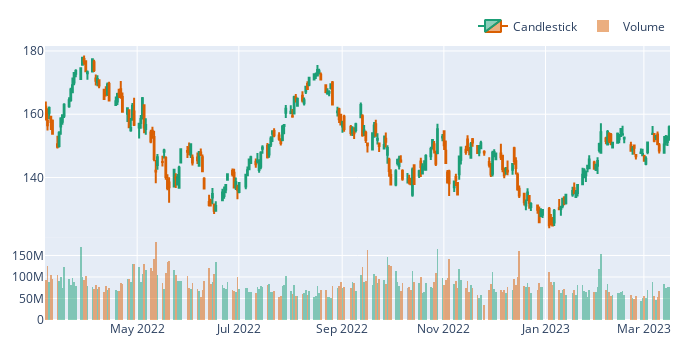

Here is the notebook cell this chart was saved with:
### Code cell
symbol = 'AAPL'
data = vbt.AlpacaData.download(symbol,
                               start='2022-3-05',
                               end='2023-3-16',
                               # limit=1000,
                               timeframe='1d').get()

inspect.signature(data.vbt.ohlcv.plot)
data.vbt.ohlcv.plot(plot_type='candlestick')

### Figure 1 — Plotly figure (JSON) as saved in the notebook; plotly's stock layout.template omitted (floating-point values rounded to 4 significant figures; data arrays with more than 128 entries replaced by an {"elided": "..."} marker saying what was removed)
{"data": [{"close": {"elided": "259 float values"}, "decreasing": {"line": {"color": "#d95f02"}}, "high": {"elided": "259 float values"}, "increasing": {"line": {"color": "#1b9e76"}}, "low": {"elided": "259 float values"}, "name": "Candlestick", "open": {"elided": "259 float values"}, "x": {"elided": "259 str values"}, "type": "candlestick", "uid": "9bec48a6-aa5e-4697-9307-adca78ad3d47", "xaxis": "x", "yaxis": "y"}, {"marker": {"color": {"elided": "259 str values"}, "line": {"width": 0}}, "name": "Volume", "opacity": 0.5, "x": {"elided": "259 str values"}, "y": {"elided": "259 float values"}, "type": "bar", "uid": "5ac53007-3473-4324-993a-42f6c119a017", "xaxis": "x2", "yaxis": "y2"}], "layout": {"xaxis": {"anchor": "y", "domain": [0.0, 1.0], "matches": "x2", "showticklabels": false, "rangeslider": {"visible": false}, "showgrid": true}, "yaxis": {"anchor": "x", "domain": [0.3, 1.0], "showgrid": true}, "xaxis2": {"anchor": "y2", "domain": [0.0, 1.0], "showgrid": true}, "yaxis2": {"anchor": "x2", "domain": [0.0, 0.3], "showgrid": true}, "margin": {"t": 30, "b": 30, "l": 30, "r": 30}, "legend": {"orientation": "h", "yanchor": "bottom", "y": 1.02, "xanchor": "right", "x": 1, "traceorder": "normal"}, "width": 700, "height": 350, "showlegend": true, "bargap": 0}}
